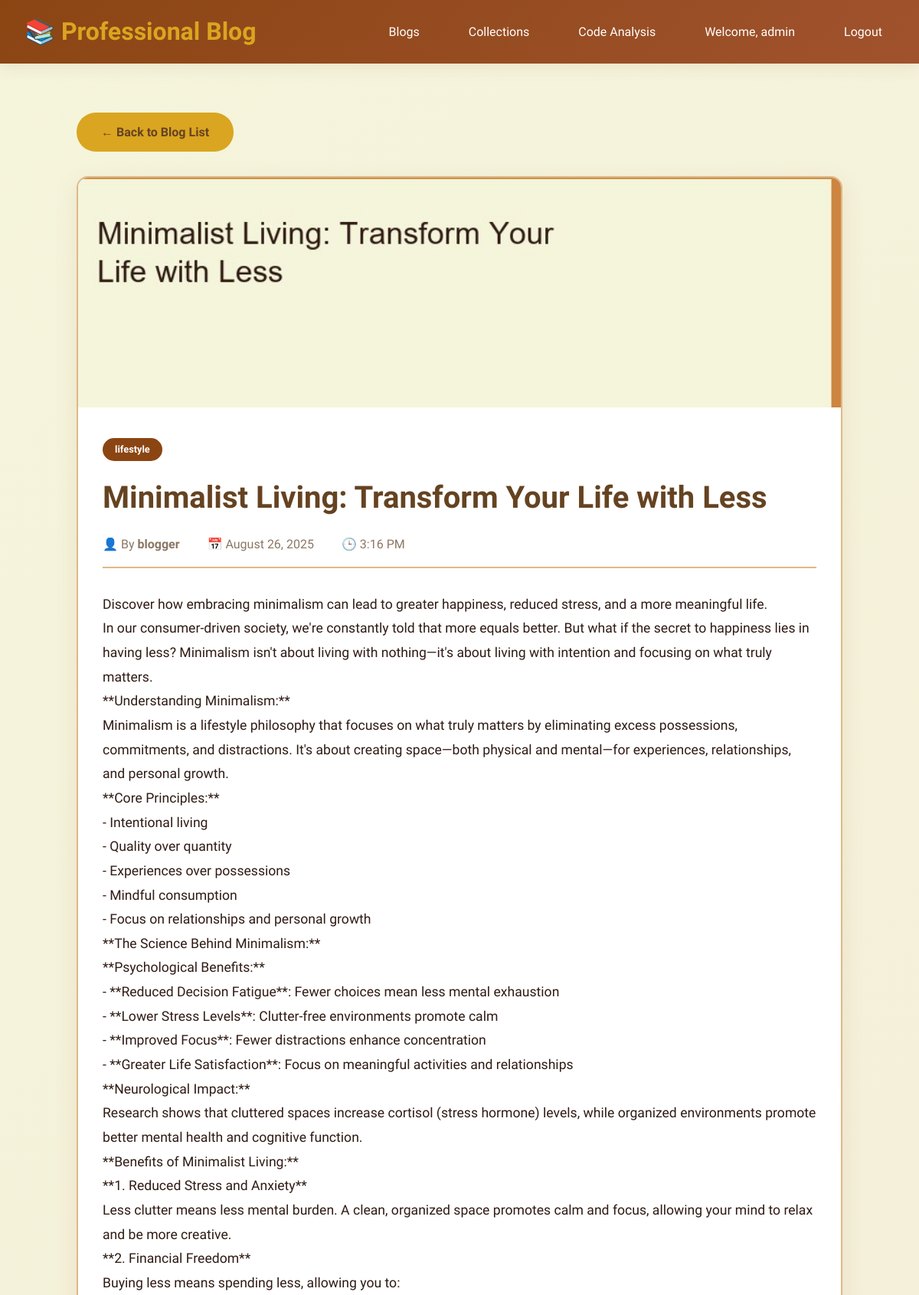
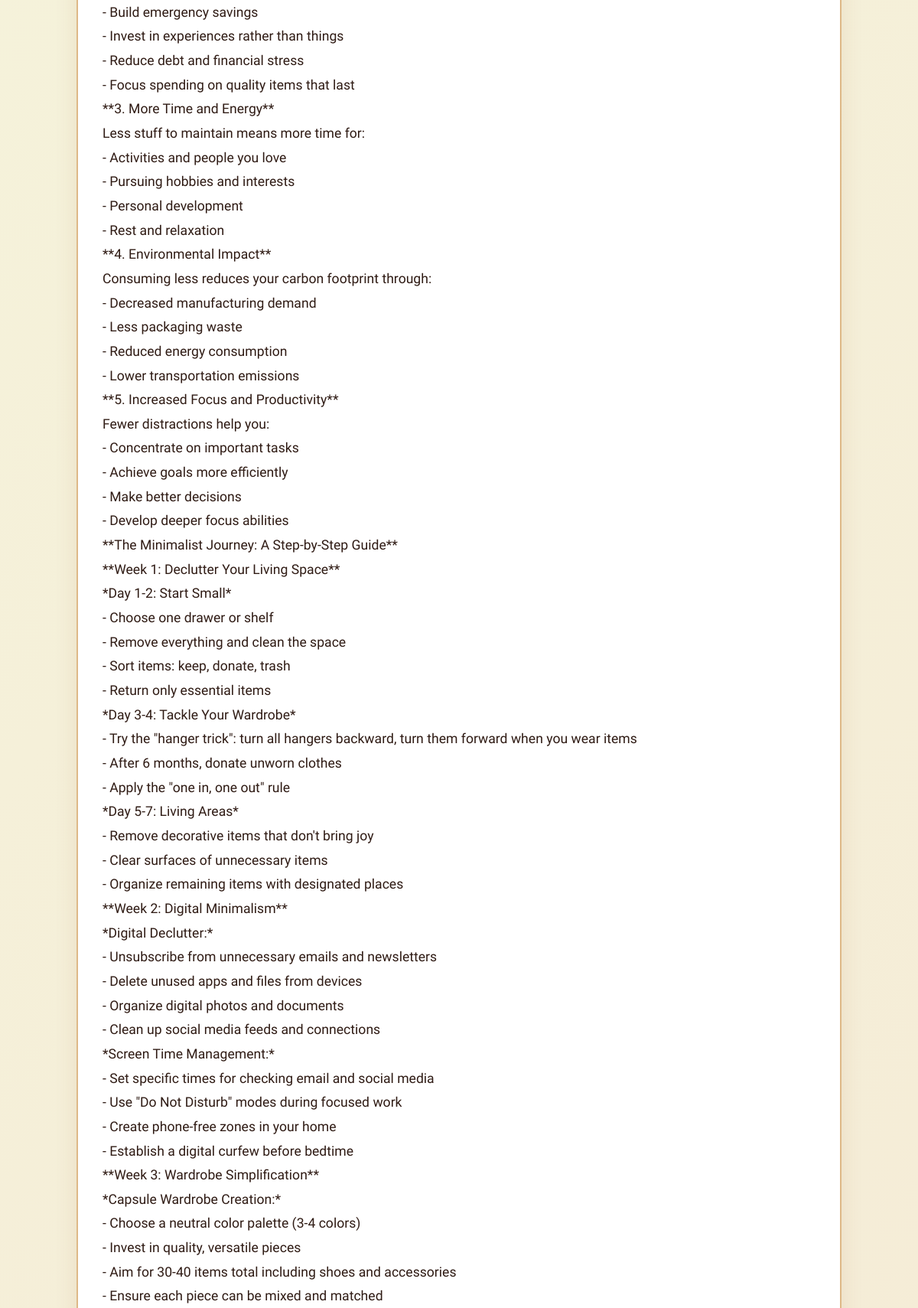
/blog/4/ (signed in, upper part), run on the app's committed database (2 pictures, top to bottom).
### blogapp/models.py (models this page shows, shortened)
class Blog(models.Model):
    CATEGORY_CHOICES = [
        ('Technology', 'Technology'),
        ('Programming', 'Programming'),
        ('Tutorial', 'Tutorial'),
        ('Review', 'Review'),
        ('News', 'News'),
        ('Other', 'Other'),
    ]
    title = models.CharField(max_length=200)
    content = models.TextField()
    author = models.ForeignKey(User, on_delete=models.CASCADE)
    category = models.CharField(max_length=50, choices=CATEGORY_CHOICES, default='Other')
    created_at = models.DateTimeField(auto_now_add=True)
    updated_at = models.DateTimeField(auto_now=True)
    image = models.ImageField(upload_to='blog_images/', blank=True, null=True)

### blogapp/views.py (the view)
# urls.py: path('blog/<int:blog_id>/', views.blog_detail, name='blog_detail'),  # Blog detail page
def blog_detail(request, blog_id):
    if not request.user.is_authenticated:
        messages.error(request, "You need to log in to view blog details.")
        return redirect('login')
    try:
        blog = Blog.objects.get(id=blog_id)
    except Blog.DoesNotExist:
        messages.error(request, "The blog you are looking for does not exist.")
        return redirect('collections')
    return render(request, 'blog/blog_detail.html', {'blog': blog})

### blogapp/templates/blog/blog_detail.html (shortened to what this page needs)
{% extends 'base.html' %}
{% load static %}
{% block content %}
<div style="max-width: 1000px; margin: 2rem auto;">
    <div style="margin-bottom: 2rem;">
        <a href="{% url 'blog_list' %}" class="btn btn-secondary">
            ← Back to Blog List
        </a>
    </div>
    <article style="background: white; border-radius: 15px; overflow: hidden; box-shadow: 0 10px 30px var(--shadow); border: 2px solid var(--light-brown);">
        {% if blog.image %}
            <img src="{{ blog.image.url }}" alt="{{ blog.title }}" style="width: 100%; height: 300px; object-fit: cover;">
        {% else %}
            <div style="width: 100%; height: 300px; background: linear-gradient(135deg, var(--light-brown), var(--cream)); display: flex; align-items: center; justify-content: center; color: var(--dark-brown); font-size: 2rem;">
                📝 {{ blog.category }}
            </div>
        {% endif %}
        <div style="padding: 2rem;">
            <span class="blog-category" style="margin-bottom: 1rem; display: inline-block;">
                {{ blog.category }}
            </span>
            <h1 style="color: var(--dark-brown); margin-bottom: 1rem; font-size: 2.5rem;">
                {{ blog.title }}
            </h1>
            <div style="color: var(--text-light); margin-bottom: 2rem; padding-bottom: 1rem; border-bottom: 2px solid var(--light-brown);">
                <span style="margin-right: 2rem;">
                    👤 By <strong>{{ blog.author.username }}</strong>
                </span>
                <span style="margin-right: 2rem;">
                    📅 {{ blog.created_at|date:"F d, Y" }}
                </span>
                <span>
                    🕒 {{ blog.created_at|date:"g:i A" }}
                </span>
            </div>
            <div style="color: var(--text-dark); line-height: 1.8; font-size: 1.1rem;">
                {{ blog.content|linebreaks }}
            </div>
        </div>
    </article>
</div>
{% endblock %}

### templates/base.html (shortened to what this page needs)
{% load static %}
<!DOCTYPE html>
<html lang="en">
<head>
    <link rel="stylesheet" href="{% static 'css/style.css' %}">
</head>
<body>
    <header class="header">
        <nav class="navbar">
            {% if user.is_authenticated %}
                <a href="{% url 'blog_list' %}" class="logo">📚 Professional Blog</a>
            {% else %}
                <a href="{% url 'home' %}" class="logo">📚 Professional Blog</a>
            {% endif %}
            <ul class="nav-links">
                {% if user.is_authenticated %}
                    <li><a href="{% url 'blog_list' %}">Blogs</a></li>
                    <li><a href="{% url 'collections' %}">Collections</a></li>
                    <li><a href="{% url 'code_analysis' %}">Code Analysis</a></li>
                    <li><a href="#">Welcome, {{ user.username }}</a></li>
                    <li><a href="{% url 'logout' %}">Logout</a></li>
                {% else %}
                    <li><a href="{% url 'home' %}">Home</a></li>
                    <li><a href="{% url 'login' %}">Login</a></li>
                    <li><a href="{% url 'register' %}">Register</a></li>
                {% endif %}
            </ul>
        </nav>
    </header>
    <main class="container">
        {% block content %}
        {% endblock %}
    </main>
</body>
</html>

### static/css/style.css (style rules this page uses)
:root { --primary-brown: #8B4513; --secondary-brown: #A0522D; --light-brown: #DEB887; --dark-brown: #654321; --cream: #F5F5DC; --beige: #F5E6D3; --accent-gold: #DAA520; --text-dark: #2F1B14; --text-light: #8B7765; --shadow: rgba(139, 69, 19, 0.1); }
* { margin: 0; padding: 0; box-sizing: border-box; }
body { font-family: 'Georgia', 'Times New Roman', serif; background: linear-gradient(135deg, var(--cream) 0%, var(--beige) 100%); color: var(--text-dark); line-height: 1.6; min-height: 100vh; }
.header { background: linear-gradient(135deg, var(--primary-brown) 0%, var(--secondary-brown) 100%); color: white; padding: 1rem 0; box-shadow: 0 4px 20px var(--shadow); position: sticky; top: 0; z-index: 100; }
.navbar { display: flex; justify-content: space-between; align-items: center; max-width: 1200px; margin: 0 auto; padding: 0 2rem; }
.logo { font-size: 2rem; font-weight: bold; color: var(--accent-gold); text-decoration: none; }
.nav-links { display: flex; list-style: none; gap: 2rem; }
.nav-links a { color: white; text-decoration: none; padding: 0.5rem 1rem; border-radius: 25px; transition: all 0.3s ease; }
.container { max-width: 1200px; margin: 0 auto; padding: 2rem; }
.blog-category { display: inline-block; padding: 0.3rem 1rem; background: var(--primary-brown); color: white; border-radius: 20px; font-size: 0.8rem; margin-bottom: 1rem; font-weight: 600; }
.btn { padding: 0.8rem 2rem; border: none; border-radius: 25px; font-size: 1rem; font-weight: 600; cursor: pointer; transition: all 0.3s ease; text-decoration: none; display: inline-block; }
.btn-secondary { background: var(--accent-gold); color: var(--dark-brown); }

### data on the page
Blog: image (picture), category "lifestyle", title "Minimalist Living: Transform Your Life with Less", author.username "blogger", created_at "August 26, 2025", created_at "3:16 PM", content "Discover how embracing minimalism can lead to greater happiness, reduced stress, and a more meaningful life. In our consumer-driven society, we're constantly told that more equals better. But what if the secret to happiness lies in having less? Minimalism isn't about living with nothing—it's about living with intention and focusing on what truly matters. **Understanding Minimalism:** Minimalism is a lifestyle philosophy that focuses on what truly matters by eliminating excess possessions, commitments, and distractions. It's about creating space—both physical and mental—for experiences, relationships, and personal growth. **Core Principles:** - Intentional living - Quality over quantity -…"

### other printed values
{{ user.username }} "admin"
